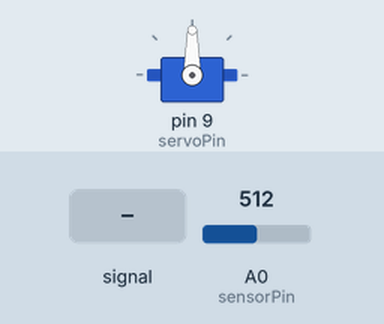
Recording of a sketch running on a simulated Arduino Uno, built with avr-gcc and run on an emulated ATmega328P. On the bench: servo. Inputs (shaded band) come from the test bench; at power-on: A0 (sensorPin) = 512. What the sketch prints to the serial monitor is not drawn.

Above: at 1.2 s.
1.3 s: A0 (sensorPin) fed a 200 Hz sine of ±81 counts around its level
4.3 s: A0 (sensorPin) set to 716
5.8 s: A0 (sensorPin) set to 900
At 6.3 s:
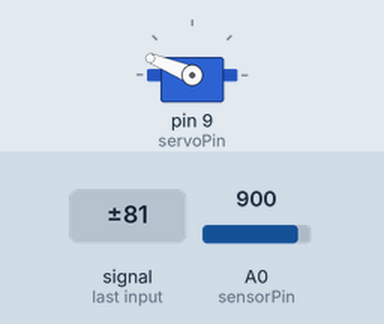
7.3 s: A0 (sensorPin) set to 1023
At 8.5 s:
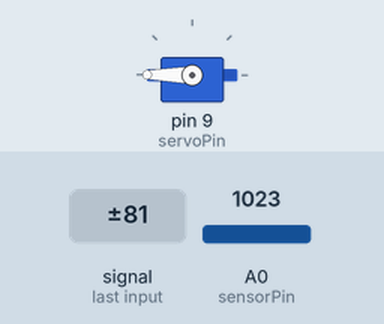
8.8 s: A0 (sensorPin) set to 306
At 9.7 s:
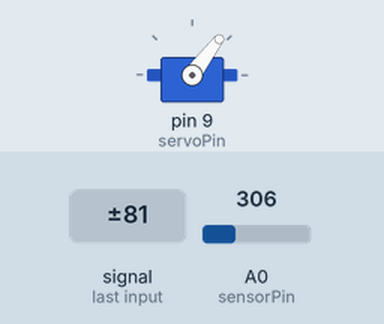
10.3 s: A0 (sensorPin) set to 122
At 10.9 s:
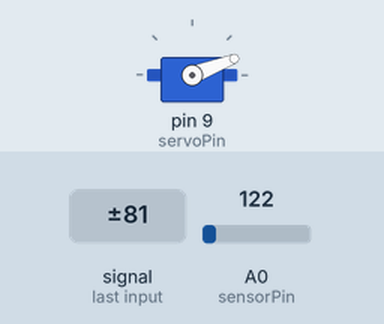
Timing chart, 0 to 12.8 s (numbered marks = the images above; inputs shaded):
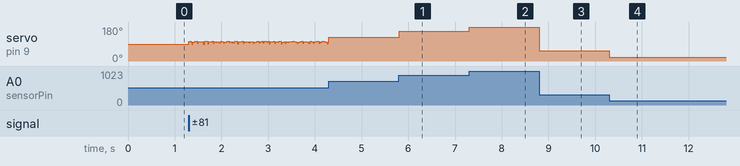

Measured:
- after the input at 5.8 s, servo on pin 9 (servoPin): 125° → 158° at once
- after the input at 7.3 s, servo on pin 9 (servoPin): 158° → 180° at once
- after the input at 8.8 s, servo on pin 9 (servoPin): 180° → 53° at once
- after the input at 10.3 s, servo on pin 9 (servoPin): 53° → 21° at once

The sketch:

analog_demo.ino
```cpp
#include <Servo.h>

Servo servoMotor;
int sensorValue = 0;
int sensorPin = A0;
int servoPin = 9;

void setup() {
  // put your setup code here, to run once:
  pinMode(sensorPin, INPUT);
  Serial.begin(9600);
  servoMotor.attach(servoPin);
}

void loop() {
  // put your main code here, to run repeatedly:
  sensorValue = analogRead(A0);

  int servoAngle = map(sensorValue, 0, 1023, 0, 180);
  if(millis()%20<2){
    Serial.println(servoAngle);
    servoMotor.write(servoAngle);
  }
}
```
